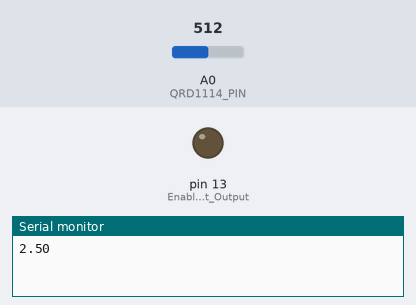
Recording of a sketch running on a simulated Arduino Uno, built with avr-gcc and run on an emulated ATmega328P. On the bench: output pins drawn as LEDs (lit = HIGH), the last lines printed to the serial monitor. The test bench sets the inputs (shaded band); at power-on: A0 (QRD1114_PIN) = 512.

Above: at 0.1 s.
At 1.1 s:
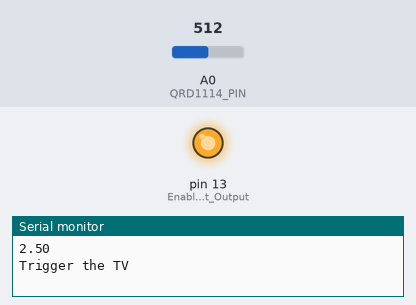
Timing chart, 0 to 2.6 s (numbered marks = the images above):
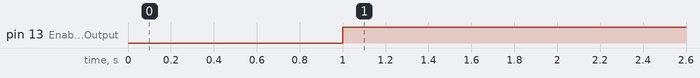

Measured:
- by itself, pin 13 (Enable_LED_Light_Output): LOW → HIGH at 1.0 s

The sketch:

Optical.ino
```cpp
const int QRD1114_PIN = A0; // Sensor output voltage
float offset = 0;

void setup()
{
  Serial.begin(9600);
  pinMode(QRD1114_PIN, INPUT);
  pinMode(LED_BUILTIN, OUTPUT); // Enable LED Light Output
}

void loop()
{
  // Read in the ADC and convert it to a voltage:
  int proximityADC = analogRead(QRD1114_PIN);
  float proximityV = (float)proximityADC * 5.0 / 1023.0;
  Serial.println(proximityV);
  delay(1000);

  if(proximityV > offset){
    Serial.println("Trigger the TV");
    digitalWrite(LED_BUILTIN, HIGH);
    delay(2000);
  }
}
```
